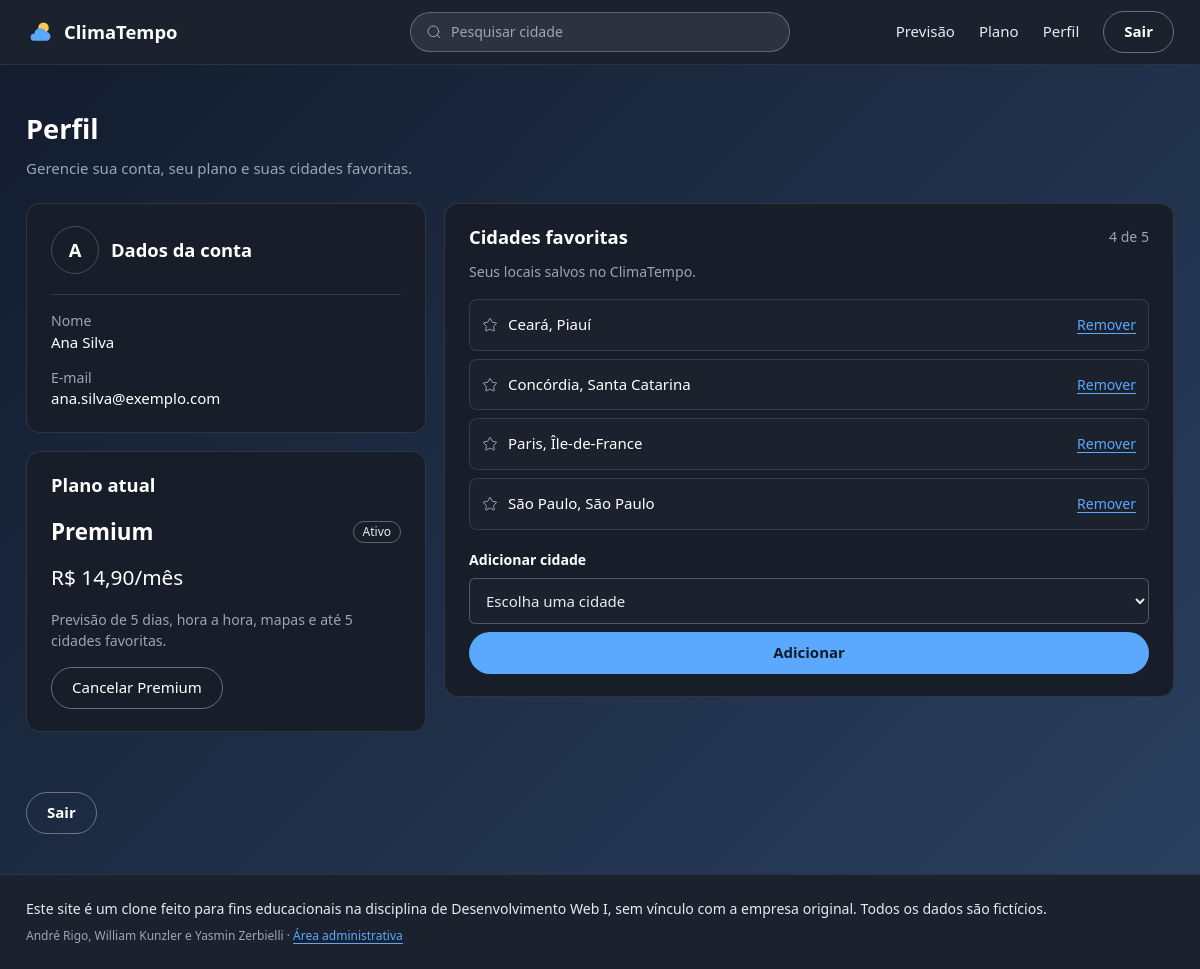
Screenshot of /pages/perfil.php (signed in) with the database file from the repository.
### tables this page shows
CREATE TABLE usuarios (
    id INT AUTO_INCREMENT PRIMARY KEY,
    nome VARCHAR(100) NOT NULL,
    email VARCHAR(150) NOT NULL UNIQUE,
    senha VARCHAR(255) NOT NULL,
    plano ENUM('gratuito', 'premium') NOT NULL DEFAULT 'gratuito',
    criado_em DATETIME NOT NULL DEFAULT CURRENT_TIMESTAMP
);

CREATE TABLE cidades (
    id INT AUTO_INCREMENT PRIMARY KEY,
    nome VARCHAR(60) NOT NULL,
    estado VARCHAR(60) NOT NULL,
    pais VARCHAR(60) NOT NULL,
    temperatura INT NOT NULL,
    sensacao INT NOT NULL,
    maxima INT NOT NULL,
    minima INT NOT NULL,
    condicao VARCHAR(60) NOT NULL,
    icone VARCHAR(30) NOT NULL,
    umidade INT NOT NULL,
    vento INT NOT NULL,
    pressao INT NOT NULL,
    visibilidade INT NOT NULL,
    descricao VARCHAR(500) NOT NULL DEFAULT '',
    atualizado_em DATETIME NOT NULL DEFAULT CURRENT_TIMESTAMP ON UPDATE CURRENT_TIMESTAMP
);

### includes/conexao.php (called while the page is built)
<?php
function conexao()
{
    static $pdo = null;
    if ($pdo == null) {
        try {
            $pdo = new PDO('mysql:host=' . DB_HOST . ';dbname=' . DB_NOME . ';charset=utf8mb4', DB_USUARIO, DB_SENHA);
            $pdo->setAttribute(PDO::ATTR_ERRMODE, PDO::ERRMODE_EXCEPTION);
            $pdo->setAttribute(PDO::ATTR_DEFAULT_FETCH_MODE, PDO::FETCH_ASSOC);
        } catch (PDOException $erro) {
            die('Erro ao conectar com o banco de dados.');
        }
    }
    return $pdo;
}

### includes/dados.php (called while the page is built, shortened)
<?php
function buscarUsuario($id)
{
    $sql = conexao()->prepare('SELECT * FROM usuarios WHERE id = ?');
    $sql->execute([$id]);
    return $sql->fetch();
}
function listarFavoritas($usuarioId)
{
    $sql = conexao()->prepare('SELECT cidades.* FROM favoritas
        JOIN cidades ON cidades.id = favoritas.cidade_id
        WHERE favoritas.usuario_id = ?
        ORDER BY cidades.nome');
    $sql->execute([$usuarioId]);
    return $sql->fetchAll();
}

### includes/funcoes.php (called while the page is built, shortened)
<?php
function e($texto)
{
    return htmlspecialchars((string) $texto, ENT_QUOTES, 'UTF-8');
}
function exigirLogin()
{
    $usuario = null;
    if (isset($_SESSION['usuario_id'])) {
        $usuario = buscarUsuario($_SESSION['usuario_id']);
    }
    return $usuario;
}
function nomePlano($plano)
{
    if ($plano == 'premium') {
        return 'Premium';
    }
    return 'Gratuito';
}

### includes/regras.php (called while the page is built, shortened)
<?php
function limiteFavoritas($plano)
{
    if ($plano == 'premium') {
        return 5;
    }
    return 3;
}

### public/pages/perfil.php (the view, shortened to what this page needs)
<?php
$usuario = exigirLogin();
$favoritas = listarFavoritas($usuario['id']);
$limite = limiteFavoritas($usuario['plano']);
$limiteAtingido = count($favoritas) >= $limite;
require __DIR__ . '/../../includes/header.php';
?>
    <main class="container perfil">
        <h1>Perfil</h1>
        <p class="texto-auxiliar perfil-subtitulo">Gerencie sua conta, seu plano e suas cidades favoritas.</p>
        <div class="perfil-grade">
            <div class="perfil-coluna">
                <section class="cartao">
                    <div class="conta-topo">
                        <span class="avatar"><?= e(strtoupper(substr($usuario['nome'], 0, 1))) ?></span>
                        <h2 class="cartao-titulo">Dados da conta</h2>
                    </div>
                    <dl class="conta-dados">
                        <div>
                            <dt class="texto-auxiliar">Nome</dt>
                            <dd><?= e($usuario['nome']) ?></dd>
                        </div>
                        <div>
                            <dt class="texto-auxiliar">E-mail</dt>
                            <dd><?= e($usuario['email']) ?></dd>
                        </div>
                    </dl>
                </section>
                <section class="cartao">
                    <h2 class="cartao-titulo">Plano atual</h2>
                    <div class="plano-topo">
                        <strong class="plano-nome"><?= nomePlano($usuario['plano']) ?></strong>
                        <span class="selo">Ativo</span>
                    </div>
                    <?php if ($usuario['plano'] == 'premium'): ?>
                        <p class="plano-preco">R$ 14,90/mês</p>
                        <p class="texto-auxiliar">Previsão de 5 dias, hora a hora, mapas e até 5 cidades favoritas.</p>
                        <form method="post" action="plano.php">
                            <button type="submit" class="botao-contorno plano-botao">Cancelar Premium</button>
                        </form>
                    <?php else: ?>
                        <p class="plano-preco">R$ 0/mês</p>
                        <p class="texto-auxiliar">Previsão do dia e até 3 cidades favoritas.</p>
                        <a href="planos.php" class="botao-contorno plano-botao">Mudar plano</a>
                    <?php endif; ?>
                </section>
            </div>
            <section class="cartao">
                <div class="favoritas-topo">
                    <h2 class="cartao-titulo">Cidades favoritas</h2>
                    <span class="texto-auxiliar"><?= count($favoritas) ?> de <?= $limite ?></span>
                </div>
                <p class="texto-auxiliar favoritas-subtitulo">Seus locais salvos no ClimaTempo.</p>
                <ul class="favoritas">
                    <?php foreach ($favoritas as $cidade): ?>
                        <li class="favorita">
                            <i data-lucide="star" aria-hidden="true"></i>
                            <a href="principal.php?id=<?= $cidade['id'] ?>"><?= e($cidade['nome']) ?>, <?= e($cidade['estado']) ?></a>
                            <form method="post" action="favoritos.php" class="form-remover">
                                <button type="submit" class="link-remover">Remover</button>
                            </form>
                        </li>
                    <?php endforeach; ?>
                </ul>
                <form class="adicionar" method="post" action="favoritos.php">
                    <label for="nova-cidade">Adicionar cidade</label>
                    <select id="nova-cidade" name="cidade_id" required <?= $limiteAtingido ? 'disabled' : '' ?>>
                        <option value="">Escolha uma cidade</option>
                    </select>
                    <?php if ($limiteAtingido): ?>
                        <button type="submit" class="botao-desativado" disabled>Adicionar</button>
                    <?php else: ?>
                        <button type="submit" class="botao-primario">Adicionar</button>
                    <?php endif; ?>
                </form>
            </section>
        </div>
        <a href="logout.php" class="botao-contorno botao-sair">Sair</a>
    </main>
<?php require __DIR__ . '/../../includes/footer.php'; ?>

### public/assets/css/style.css (style rules this page uses)
:root { --cor-fundo-inicial: #121B2C; --cor-fundo-final: #2B4161; --cor-superficie-elevada: #1B222E; --cor-superficie-card: #181E29; --gradiente-fundo: linear-gradient(135deg, var(--cor-fundo-inicial), var(--cor-fundo-final)); --cor-texto-principal: #E6EBF2; --cor-texto-destaque: #FFFFFF; --cor-texto-secundario: #9AA6B6; --cor-erro: #F28B82; --cor-destaque: #5AA9FF; --cor-precipitacao: #2F7FD8; --cor-temperatura: #F39C33; --cor-sensacao-termica: #8E7CF0; --cor-qualidade-ar: #2ECC71; --fonte-base: "Segoe UI", system-ui, sans-serif; --peso-light: 300; --peso-regular: 400; --peso-semibold: 600; --peso-bold: 700; --fs-temperatura: 5rem; --fs-metricas: 1.8rem; --fs-titulo-cidade: 1.7rem; --fs-condicao: 1.25rem; --fs-titulo-secao: 1.15rem; --fs-marca: 1.15rem; --fs-descricao: 1.019rem; --fs-corpo: 0.9375rem; --fs-auxiliar-lg: 0.881rem; --fs-auxiliar-sm: 0.75rem; --lh-temperatura: 1; --lh-compacta: 1.2; --lh-padrao: 1.45; }
*, *::before, *::after { margin: 0; padding: 0; box-sizing: border-box; }
body { min-height: 100vh; display: flex; flex-direction: column; font-family: var(--fonte-base); font-size: var(--fs-corpo); font-weight: var(--peso-regular); line-height: var(--lh-padrao); color: var(--cor-texto-principal); background: var(--cor-fundo-inicial) var(--gradiente-fundo) fixed; }
h1, h2, h3 { color: var(--cor-texto-destaque); font-weight: var(--peso-semibold); line-height: var(--lh-compacta); }
h1 { font-size: var(--fs-titulo-cidade); }
h2 { font-size: var(--fs-titulo-secao); }
.texto-auxiliar { font-size: var(--fs-auxiliar-lg); font-weight: var(--peso-regular); line-height: var(--lh-padrao); color: var(--cor-texto-secundario); }
a { color: inherit; text-decoration: none; }
ul { list-style: none; }
button, input { font: inherit; color: inherit; }
svg { fill: none; stroke: currentColor; stroke-width: 1.5; stroke-linecap: round; stroke-linejoin: round; }
.container { width: 100%; max-width: 1180px; margin: 0 auto; padding: 0 16px; }
.botao-primario { display: inline-block; padding: 10px 20px; border-radius: 999px; background: var(--cor-destaque); color: var(--cor-fundo-inicial); font-weight: var(--peso-semibold); transition: filter 0.2s; }
.botao-contorno { padding: 9px 20px; border: 1px solid rgba(255, 255, 255, 0.35); border-radius: 999px; color: var(--cor-texto-destaque); font-weight: var(--peso-semibold); transition: background 0.2s; }
main { flex: 1; width: 100%; margin-bottom: 40px; }
button.botao-primario { border: none; cursor: pointer; }
button.botao-contorno { background: none; cursor: pointer; }

### rows the page displays
usuarios: nome "A", nome "Ana Silva", email "ana.silva@exemplo.com", plano "Premium", plano "5"
cidades: nome "Ceará", estado "Piauí"
cidades: nome "Concórdia", estado "Santa Catarina"
cidades: nome "Paris", estado "Île-de-France"
cidades: nome "São Paulo", estado "São Paulo"

### other values shown
count($favoritas) "4"
